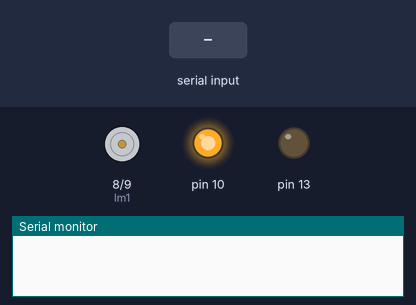
Recording of a sketch running on a simulated Arduino Uno, built with avr-gcc and run on an emulated ATmega328P. Shown: motor-driver pin pairs drawn as motors (green arrow = first pin HIGH = forward, orange = second pin HIGH = backward, longer = more drive), output pins drawn as LEDs (lit = HIGH), the last lines printed to the serial monitor. The test bench sets the inputs (shaded band).

Above: at 1.2 s.
1.3 s: "F" received over Serial
At 1.9 s:
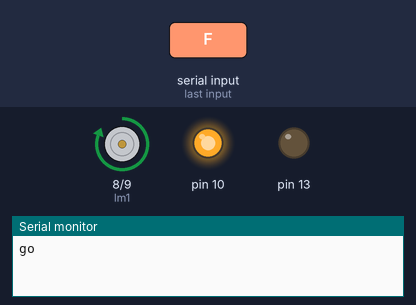
2.8 s: "B" received over Serial
At 4.2 s:
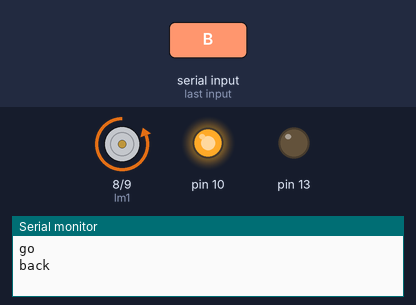
Timing chart, 0 to 5.8 s (numbered marks = the images above; inputs shaded):
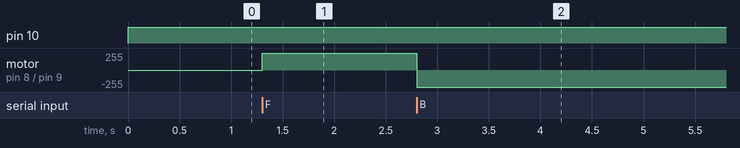

The sketch:

P_1129_final.ino
```cpp
#include <SoftwareSerial.h>

//#define PRT_DIST
//#define PRT_SENSOR
//#define PRT_CMD


//모터
int lm1 = 8;
int lm2 = 9;
int ENA = 10;
int rm1 = 3;
int rm2 = 4;

//피에조
int piezo = 13;
int freq = 1000;

void setup() {
  pinMode(8, OUTPUT);
  pinMode(9, OUTPUT);
  pinMode(10, OUTPUT);
  pinMode(13,OUTPUT);
  Serial.begin(9600); //시리얼
}

void loop() {
  //라인트레이서
  analogWrite(10,255);
  if (Serial.available()) {
    switch (Serial.read()) {
      case'F':
        motor_control(1, 0, 1, 0);
        Serial.println("go");
        break;

      case'B':
        motor_control(0, 1, 0, 1);
        Serial.println("back");
        break;

      case'L':
        motor_control(0, 1, 1, 0);
        Serial.println("left");
        break;

      case'R':
        motor_control(1, 0, 0, 1);
        Serial.println("right");
        break;

      case'S':
        motor_control(0, 0, 0, 0);
        Serial.println("stop");
        break;
  }
}
}

void motor_control(int j1, int j2, int j3, int j4) {
  digitalWrite(lm1, j1);
  digitalWrite(lm2, j2);
  digitalWrite(rm1, j3);
  digitalWrite(rm2, j4);
}
```

Measured:
- after the input at 1.3 s, motor on pin 8 (lm1) / pin 9 (lm2): stopped → forward 255/255 at once
- after the input at 2.8 s, motor on pin 8 (lm1) / pin 9 (lm2): forward 255/255 → backward 255/255 at once
